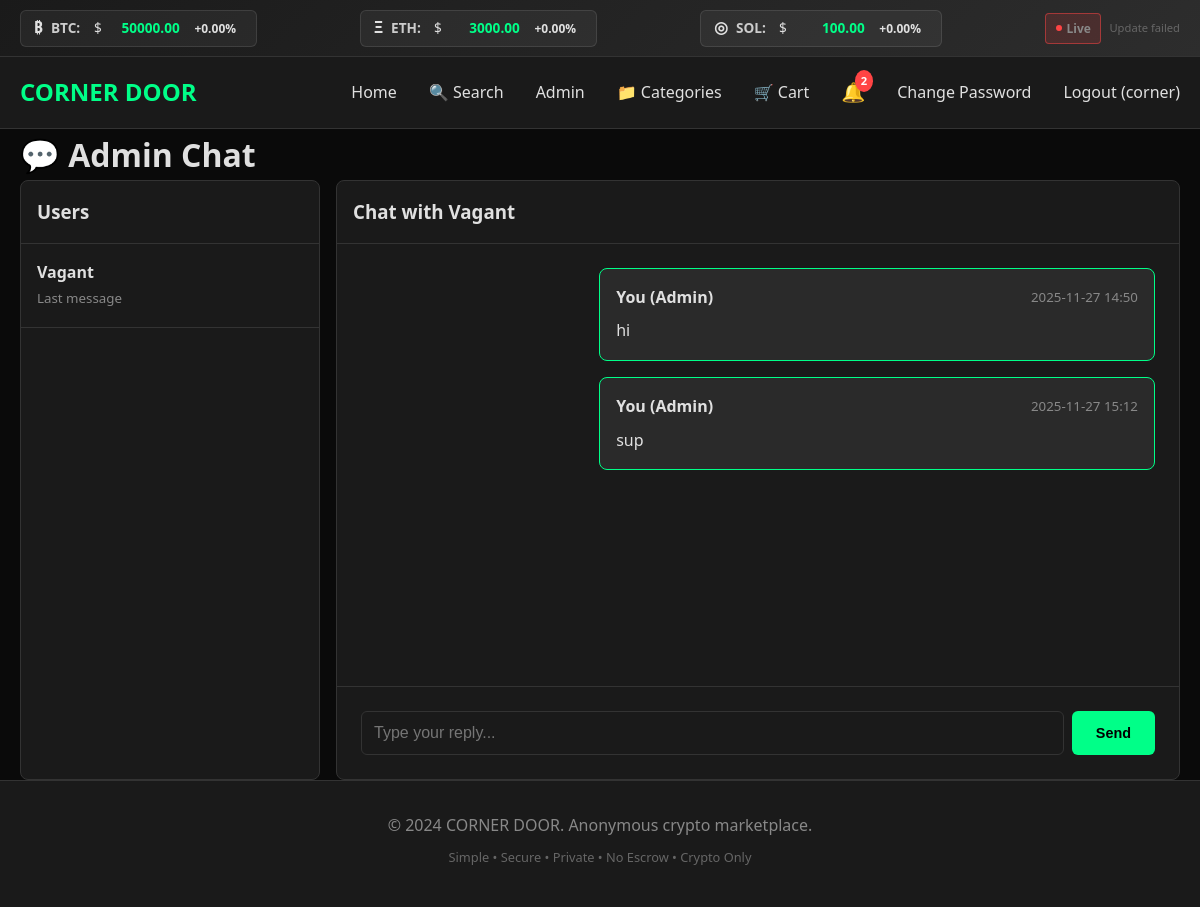
The app's page /admin/chat?user_id=1 (signed in), older data.
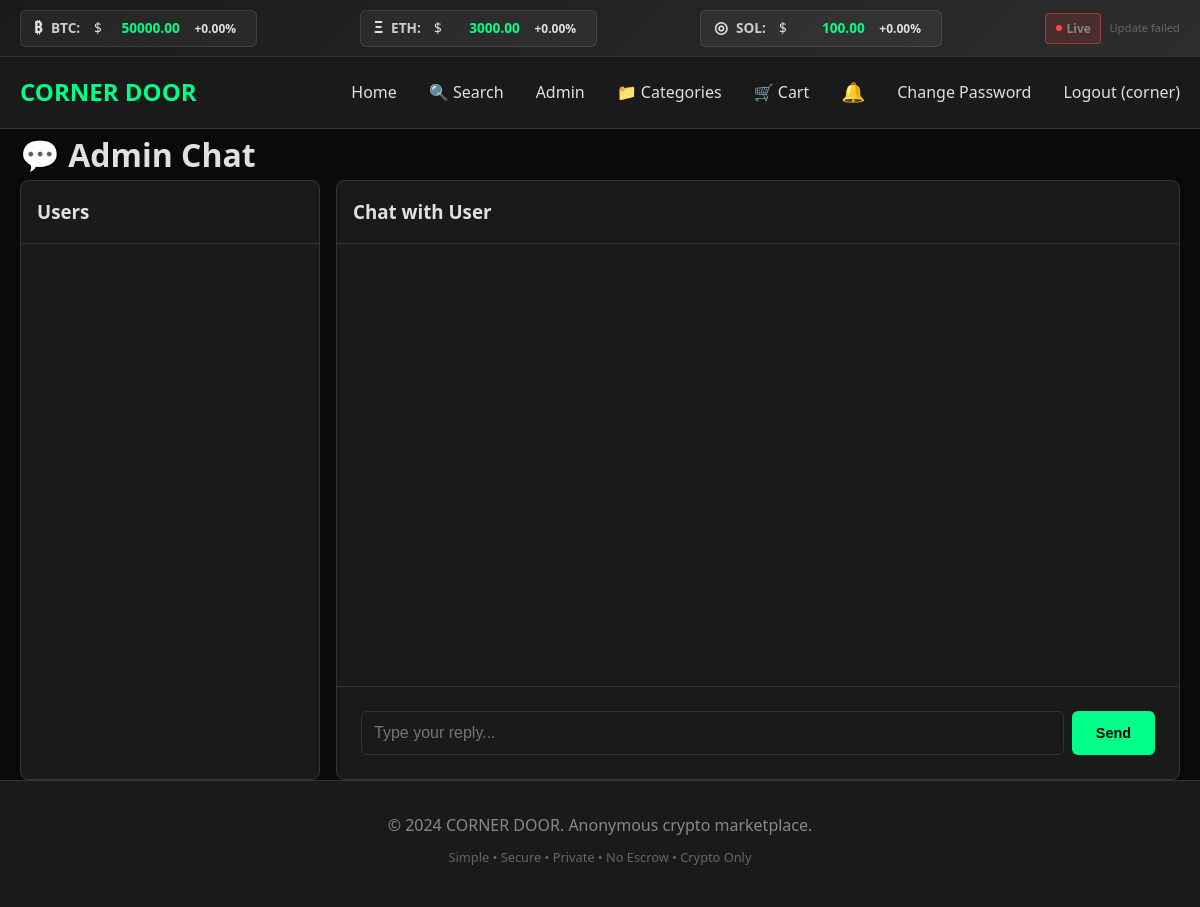
The same page, newer data.
### app.py (models this page shows, shortened)
class User(UserMixin, db.Model):
    id = db.Column(db.Integer, primary_key=True)
    username = db.Column(db.String(80), unique=True, nullable=False)
    password_hash = db.Column(db.String(120), nullable=False)
    recovery_phrase = db.Column(db.String(200))
    created_at = db.Column(db.DateTime, default=datetime.utcnow)
    is_active = db.Column(db.Boolean, default=True)
    is_admin = db.Column(db.Boolean, default=False)
    ip_hash = db.Column(db.String(64))
    unread_notifications = db.Column(db.Integer, default=0)
    unread_messages = db.Column(db.Integer, default=0)

class ChatMessage(db.Model):
    id = db.Column(db.Integer, primary_key=True)
    user_id = db.Column(db.Integer, db.ForeignKey('user.id'), nullable=False)
    message = db.Column(db.Text, nullable=False)
    is_read = db.Column(db.Boolean, default=False)
    created_at = db.Column(db.DateTime, default=datetime.utcnow)
    is_admin_reply = db.Column(db.Boolean, default=False)
    reply_to = db.Column(db.Integer, db.ForeignKey('chat_message.id'), nullable=True)
    user = db.relationship('User', backref='chat_messages')
    replies = db.relationship('ChatMessage', backref=db.backref('parent', remote_side=[id]))

### app.py (the view)
@app.route('/admin/chat')
@login_required
def admin_chat():
    if not current_user.is_admin:
        flash('Access denied', 'error')
        return redirect(url_for('index'))
    user_messages = db.session.query(
        User.id,
        User.username,
        db.func.max(ChatMessage.created_at).label('last_message')
    ).join(ChatMessage, User.id == ChatMessage.user_id).group_by(User.id, User.username).order_by(db.desc('last_message')).all()
    selected_user_id = request.args.get('user_id')
    messages = []
    if selected_user_id:
        messages = ChatMessage.query.filter(
            (ChatMessage.user_id == selected_user_id) |
            (ChatMessage.is_admin_reply == True)
        ).order_by(ChatMessage.created_at.asc()).all()
        for message in messages:
            if not message.is_read:
                message.is_read = True
        db.session.commit()
    unread_counts = {}
    for user_id, username, _ in user_messages:
        unread_counts[user_id] = ChatMessage.query.filter_by(
            user_id=user_id,
            is_read=False,
            is_admin_reply=False
        ).count()
    return render_template('admin/chat.html',
                         user_messages=user_messages,
                         messages=messages,
                         selected_user_id=selected_user_id,
                         unread_counts=unread_counts)

### app.py (called while the page is built)
@app.context_processor
def utility_processor():
    return dict(usd_to_crypto=usd_to_crypto)

@login_manager.user_loader
def load_user(user_id):
    return db.session.get(User, int(user_id))

### templates/admin/chat.html (shortened to what this page needs)
{% extends "base.html" %}
{% block content %}
<div style="max-width: 1200px; margin: 0 auto;">
    <h1>💬 Admin Chat</h1>
    <div style="display: grid; grid-template-columns: 300px 1fr; gap: 1rem; height: 600px;">
        <div style="background-color: #1a1a1a; border-radius: 8px; border: 1px solid #333; overflow-y: auto;">
            <div style="padding: 1rem; border-bottom: 1px solid #333;">
                <h3>Users</h3>
            </div>
            <div class="user-list">
                {% for user_id, username, last_message in user_messages %}
                <a href="{{ url_for('admin_chat', user_id=user_id) }}"
                   class="user-chat-item {% if user_id|string == selected_user_id %}active{% endif %}"
                   style="display: block; padding: 1rem; border-bottom: 1px solid #333; text-decoration: none; color: inherit; ">
                    <div style="display: flex; justify-content: space-between; align-items: center;">
                        <strong>{{ username }}</strong>
                    </div>
                    <small style="color: #888;">Last message</small>
                </a>
                {% endfor %}
            </div>
        </div>
        <div style="background-color: #1a1a1a; border-radius: 8px; border: 1px solid #333; display: flex; flex-direction: column;">
            {% if selected_user_id %}
            <div style="padding: 1rem; border-bottom: 1px solid #333;">
                <h3>Chat with {{ messages[0].user.username if messages else 'User' }}</h3>
            </div>
            <div class="chat-messages" id="adminChatMessages" style="flex-grow: 1; overflow-y: auto; padding: 1.5rem;">
                {% for message in messages %}
                <div class="message {% if message.is_admin_reply %}admin-message{% else %}user-message{% endif %}"
                     style="margin-bottom: 1rem; padding: 1rem; border-radius: 8px; max-width: 70%; {% if message.is_admin_reply %}margin-left: auto; background-color: #2a2a2a; border: 1px solid #00ff88;{% else %}background-color: #333; border: 1px solid #555;{% endif %}">
                    <div class="message-header" style="display: flex; justify-content: space-between; align-items: center; margin-bottom: 0.5rem;">
                        <strong>{% if message.is_admin_reply %}You (Admin){% else %}{{ message.user.username }}{% endif %}</strong>
                        <small style="color: #888;">{{ message.created_at.strftime('%Y-%m-%d %H:%M') }}</small>
                    </div>
                    <div class="message-content" style="white-space: pre-line;">{{ message.message }}</div>
                </div>
                {% endfor %}
            </div>
            <div class="chat-input" style="padding: 1.5rem; border-top: 1px solid #333;">
                <form id="adminChatForm">
                    <div style="display: flex; gap: 0.5rem;">
                        <input type="text" name="message" class="form-control" placeholder="Type your reply..." required
                               style="flex-grow: 1;" id="adminMessageInput">
                        <button type="submit" class="btn">Send</button>
                    </div>
                </form>
            </div>
            {% else %}
            <div style="display: flex; align-items: center; justify-content: center; height: 100%; color: #888;">
                Select a user to start chatting
            </div>
            {% endif %}
        </div>
    </div>
</div>
{% endblock %}

### templates/base.html (shortened to what this page needs)
<!DOCTYPE html>
<html lang="en">
<head>
    <link rel="stylesheet" href="{{ url_for('static', filename='css/style.css') }}">
</head>
<body>
    <div class="crypto-ticker">
        <div class="container ticker-content">
            <div class="ticker-item">
                <span class="crypto-logo">₿</span>
                <span class="crypto-name">BTC:</span>
                $<span class="price" id="btc-price">{{ "%.2f"|format(crypto_prices.BTC) if crypto_prices else "50000.00" }}</span>
                <span class="price-change" id="btc-change">+0.00%</span>
            </div>
            <div class="ticker-item">
                <span class="crypto-logo">Ξ</span>
                <span class="crypto-name">ETH:</span>
                $<span class="price" id="eth-price">{{ "%.2f"|format(crypto_prices.ETH) if crypto_prices else "3000.00" }}</span>
                <span class="price-change" id="eth-change">+0.00%</span>
            </div>
            <div class="ticker-item">
                <span class="crypto-logo">◎</span>
                <span class="crypto-name">SOL:</span>
                $<span class="price" id="sol-price">{{ "%.2f"|format(crypto_prices.SOL) if crypto_prices else "100.00" }}</span>
                <span class="price-change" id="sol-change">+0.00%</span>
            </div>
            <div class="ticker-status">
                <span class="status-indicator" id="status-indicator">
                    <span class="status-dot"></span>
                    <span class="status-text">Live</span>
                </span>
                <span class="last-update" id="last-update">Updating...</span>
            </div>
        </div>
    </div>
    <header>
        <nav class="container">
            <div class="logo">CORNER DOOR</div>
            <div class="nav-links">
                <a href="{{ url_for('index') }}">Home</a>
                <a href="{{ url_for('search') }}">🔍 Search</a>
                {% if current_user.is_authenticated %}
                    {% if current_user.is_admin %}
                        <a href="{{ url_for('admin_dashboard') }}">Admin</a>
                    {% endif %}
                    {% if current_user.is_admin %}
                       <a href="{{ url_for('admin_categories') }}">📁 Categories</a>
                    {% endif %}
                    <a href="{{ url_for('view_cart') }}">🛒 Cart</a>
                    <div class="notification-bell">
                        <a href="{{ url_for('notifications') }}" class="notification-link">
                            🔔
                            {% if current_user.unread_notifications > 0 %}
                                <span class="notification-badge">{{ current_user.unread_notifications }}</span>
                            {% endif %}
                        </a>
                    </div>
                    <a href="{{ url_for('change_password') }}">Change Password</a>
                    <a href="{{ url_for('logout') }}">Logout ({{ current_user.username }})</a>
                {% else %}
                    <a href="{{ url_for('login') }}">Login</a>
                    <a href="{{ url_for('register') }}">Register</a>
                {% endif %}
            </div>
        </nav>
    </header>
    <main class="container">
        {% block content %}{% endblock %}
    </main>
    <footer>
        <div class="container">
            <p>&copy; 2024 CORNER DOOR. Anonymous crypto marketplace.</p>
            <p style="font-size: 0.8rem; color: #666; margin-top: 0.5rem;">
                Simple • Secure • Private • No Escrow • Crypto Only
            </p>
        </div>
    </footer>
</body>
</html>

Row changes from the older to the newer data that the page shows:
removed User: username "Vagant"
removed ChatMessage: is_admin_reply "You (Admin)", created_at "2025-11-27 14:50", message "hi"
removed ChatMessage: is_admin_reply "You (Admin)", created_at "2025-11-27 15:12", message "sup"
changed User "corner": unread_notifications "2" → (not shown)
Text that changed along with them:
{{ messages[0].user.username if messages else 'User' }}: (not shown) → "User"
